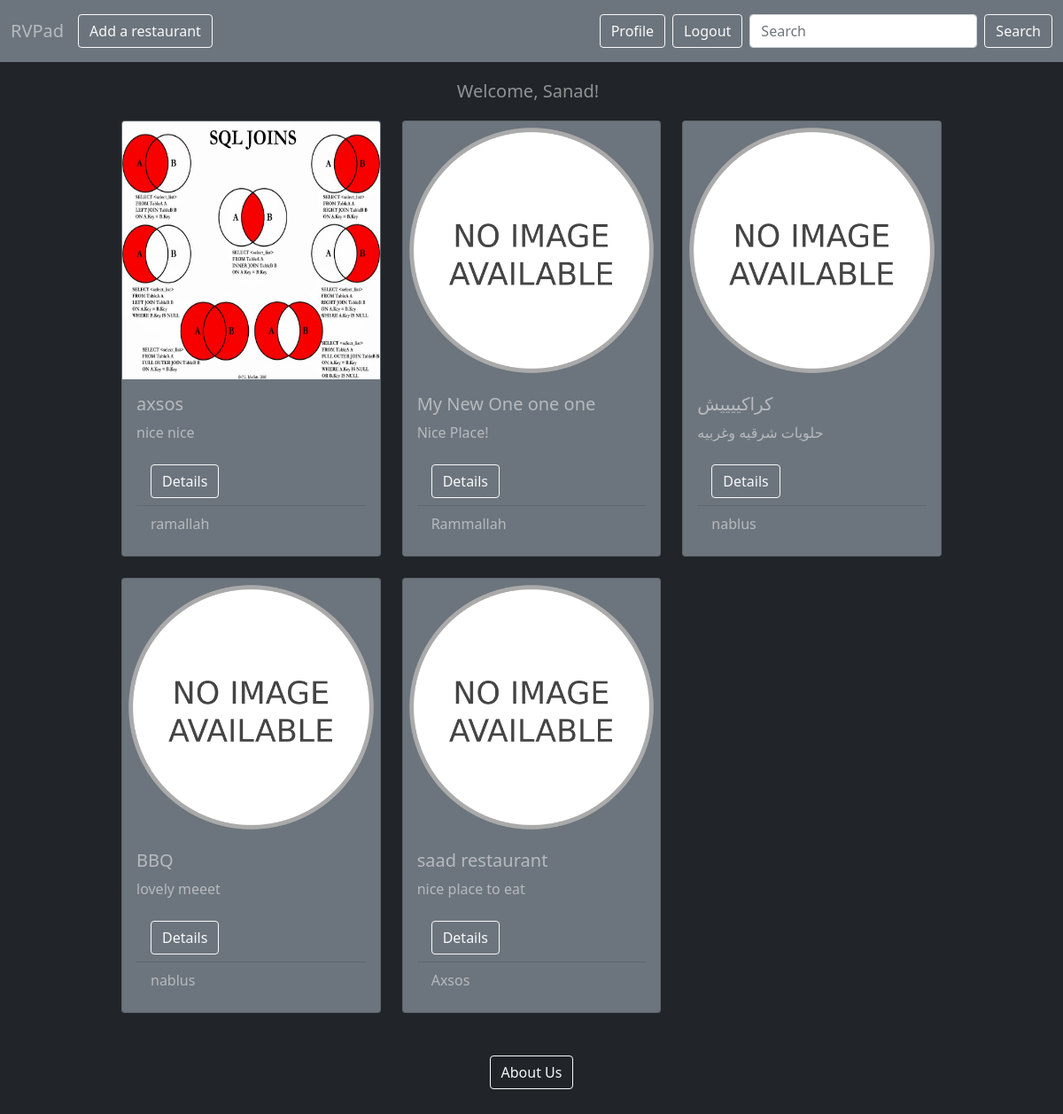
The app's page /rvpad/restaurants (signed in) with its own data.
### login_registration_app/models.py (models this page shows, shortened)
class User(models.Model):
    first_name = models.CharField(max_length=255)
    last_name = models.CharField(max_length=255)
    email = models.CharField(max_length=255)
    password = models.CharField(max_length=255)
    image = models.ImageField(
        upload_to='images/', default='/static/imgs/user.png')
    created_at = models.DateTimeField(auto_now_add=True)
    updated_at = models.DateTimeField(auto_now=True)
    objects = UserManager()

### rvpad_app/models.py (models this page shows, shortened)
class Restaurant(models.Model):
    name = models.CharField(max_length=255)
    description = models.TextField()
    location = models.CharField(max_length=255)
    image = models.ImageField(
        upload_to='images/', default='/static/imgs/no_image.png')
    posted_by = models.ForeignKey(
        User, related_name="restaurants", on_delete=models.CASCADE)
    created_at = models.DateTimeField(auto_now_add=True)
    updated_at = models.DateTimeField(auto_now=True)
    objects = RestaurantManager()

### rvpad_app/views.py (the view)
# urls.py: path('restaurants', views.restaurants),
def restaurants(request):
    if 'userid' in request.session:
        context = {
            'rests': Restaurant.objects.all(),
            'user': User.objects.get(id=request.session['userid']),
        }
        return render(request, 'home.html', context)
    else:
        return redirect('/login_register')

### rvpad_app/templates/home.html (shortened to what this page needs)
<!DOCTYPE html>
<html lang="en">
  <head>
    <link
      href="https://cdn.jsdelivr.net/npm/bootstrap@5.1.3/dist/css/bootstrap.min.css"
      rel="stylesheet"
    />
  </head>
  <body class="bg-dark text-white-50">
    <nav class="navbar navbar-expand-lg navbar-dark bg-secondary">
      <div class="container-fluid">
        <a class="navbar-brand text-white-50" href="/">RVPad</a>
        <div class="collapse navbar-collapse" id="navbarSupportedContent">
          <ul class="navbar-nav me-auto mb-2 mb-lg-0">
            <li class="nav-item">
              <a
                class="btn btn-outline-light"
                aria-current="page"
                href="/rvpad/restaurants/new"
                >Add a restaurant</a
              >
            </li>
          </ul>
          <ul class="navbar-nav mb-2 mb-lg-0">
            <li class="my-2">
              <a
                href="/rvpad/users/{{request.session.userid}}"
                class="btn btn-outline-light me-2"
                >Profile</a
              >
            </li>
            <li class="my-2">
              <a href="/logout" class="btn btn-outline-light me-2">Logout</a>
            </li>
          </ul>
          <form action="/rvpad/search" method="post" class="d-flex">
            <input
              class="form-control me-2"
              type="text"
              name="search"
              placeholder="Search"
              aria-label="Search"
            />
            <button class="btn btn-outline-light" type="submit">Search</button>
          </form>
        </div>
      </div>
    </nav>
    <div class="container">
    <div class="row mt-3">
      <div class="col-md-6 offset-md-3 col-sm-8 offset-sm-2 col-10 offset-1 text-center">
        <h4 class="navbar-brand text-white-50 my-sm-0 ms-auto me-2">
          Welcome, {{user.first_name}}!
        </h4>
      </div>
    </div>
      <div class="row mt-3 mb-5">
        <div class="col-lg-10 offset-lg-1 col-12">
          <div class="row row-cols-1 row-cols-md-3 row-cols-sm-2 g-4">
            {%for rest in rests%}
            <div class="col">
              <div class="card h-100 bg-secondary">
                <img
                  src="{{rest.image.url}}"
                  class="card-img-top h-75"
                  alt="Restaurant Image"
                />
                <div class="card-body">
                  <h5 class="card-title">{{rest.name}}</h5>
                  <p class="card-text">{{rest.description}}</p>
                  <ul class="list-group list-group-flush">
                    <li class="list-group-item bg-secondary text-white-50">
                      <a
                        href="/rvpad/restaurants/{{rest.id}}"
                        class="btn btn-outline-light"
                        >Details</a
                      >
                    </li>
                    <li class="list-group-item bg-secondary text-white-50">
                      {{rest.location}}
                    </li>
                  </ul>
                </div>
              </div>
            </div>
            {%endfor%}
          </div>
        </div>
      </div>
      <div class="row">
        <div class="col-4 offset-4 text-center mb-5">
          <a
            class="btn btn-outline-light"
            aria-current="page"
            href="/rvpad/about_us"
            >About Us</a
          >
        </div>
      </div>
    </div>
  </body>
</html>

### records on screen
User: first_name "Sanad"
Restaurant: image (picture), name "axsos", description "nice nice", location "ramallah"
Restaurant: image (placeholder picture), name "My New One one one", description "Nice Place!", location "Rammallah"
Restaurant: image (placeholder picture), name "كراكييييش", description "حلويات شرقيه وغربيه", location "nablus"
Restaurant: image (placeholder picture), name "BBQ", description "lovely meeet", location "nablus"
Restaurant: image (placeholder picture), name "saad restaurant", description "nice place to eat", location "Axsos"
